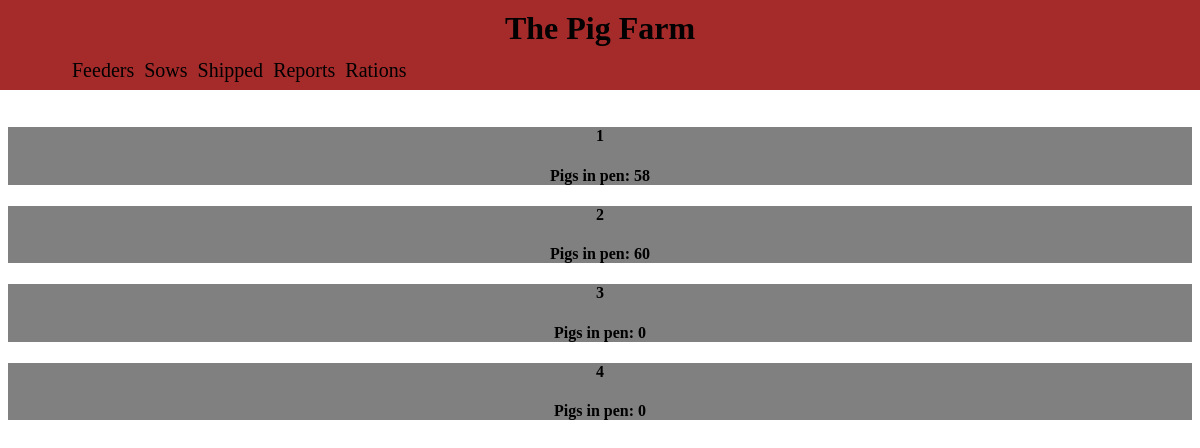
Page /pigs/ (signed in) on the earlier database version.
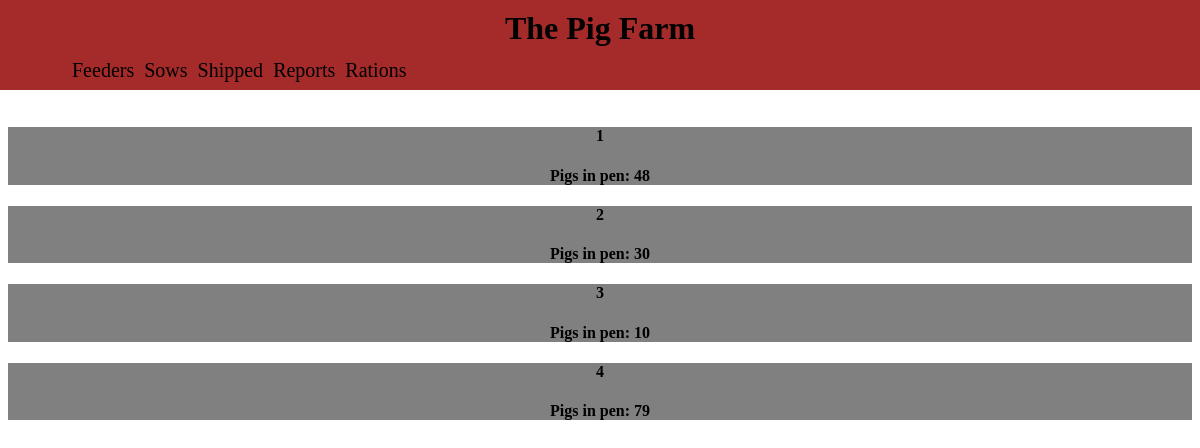
Same page on the later database version.
### pigs/models.py (models this page shows, shortened)
class Pigpen(models.Model):
    pen = models.CharField(max_length=2,primary_key=True)
    def __str__(self):
        return str(self.pen)
    class Meta:
        ordering = ['pen']

class Pigsinpen(models.Model):
    pigpen = models.ForeignKey(Pigpen,on_delete=models.CASCADE)
    pigs = models.PositiveIntegerField()
    pig_cost_total = models.DecimalField(max_digits=6,decimal_places=2)
    date = models.DateTimeField()
    notes = models.CharField(max_length = 300,blank=True,null = True)

### pigs/views.py (the view)
class indexview(LoginRequiredMixin, generic.ListView):
    model = Pigpen
    template_name = 'pigs/indexview.html'
    def get_context_data(self, **kwargs):
        context = super().get_context_data(**kwargs)
        context['sows'] = Sows.objects.all()
        return context

### pigs/templates/pigs/indexview.html (shortened to what this page needs)
﻿<!DOCTYPE html>
{% load static %}
<link rel="stylesheet" type="text/css" href="{% static 'pigs/indexviewstyles.css' %}" />
<link rel="stylesheet" type="text/css" href="{% static 'pigs/Generalstyles.css' %}" />
<html lang="en" xmlns="http://www.w3.org/1999/xhtml">
<head>
</head>
<body>
    <div class="header">
        <h1>The Pig Farm</h1>
        <ul>
        <li class="feederpigs"><a class="nostyle stay" href="#Feeders" onclick="testFunc(this)">Feeders</a></li>
        <li><a class="nostyle stay" href="#Sows" onclick="testFunc(this)">Sows</a></li>
        <li><a class="nostyle stay" href="{% url 'pigs:shippedpigs' %}">Shipped</a></li>
        <li><a class="nostyle stay" href="{% url 'pigs:chartjs' %}">Reports</a></li>
        <li><a class="nostyle stay" href="{% url 'pigs:rations' %}">Rations</a></li>
        </ul>
    </div>
        <div class="scroll"></div>
        <div class="containers" id="Feeders">
        {% for pen in pigpen_list %}
        <a class="pens" href="{% url 'pigs:pen' pen %}">
                <h4>{{pen}}</h4>
                {% for pig in pen.pigsinpen_set.all %}
                {% if forloop.last %}
                <h4>Pigs in pen: {{pig.pigs}} </h4>
                {%endif%}
                {%empty%}
                <h4>Pigs in pen: 0</h4>
                {%endfor%}
        </a>
        {%endfor%}
       </div>
</body>
</html>

Differences in the rows shown:
computed for Pigpen id 1: loses Pigsinpen (pigs "58")
added Pigsinpen: pigs "48", shown under Pigpen id 1
computed for Pigpen id 2: loses Pigsinpen (pigs "60")
added Pigsinpen: pigs "30", shown under Pigpen id 2
shown differently, row unchanged: Pigpen id 3: no longer shows "Pigs in pen: 0"
added Pigsinpen: pigs "10", shown under Pigpen id 3
shown differently, row unchanged: Pigpen id 4: no longer shows "Pigs in pen: 0"
added Pigsinpen: pigs "79", shown under Pigpen id 4
